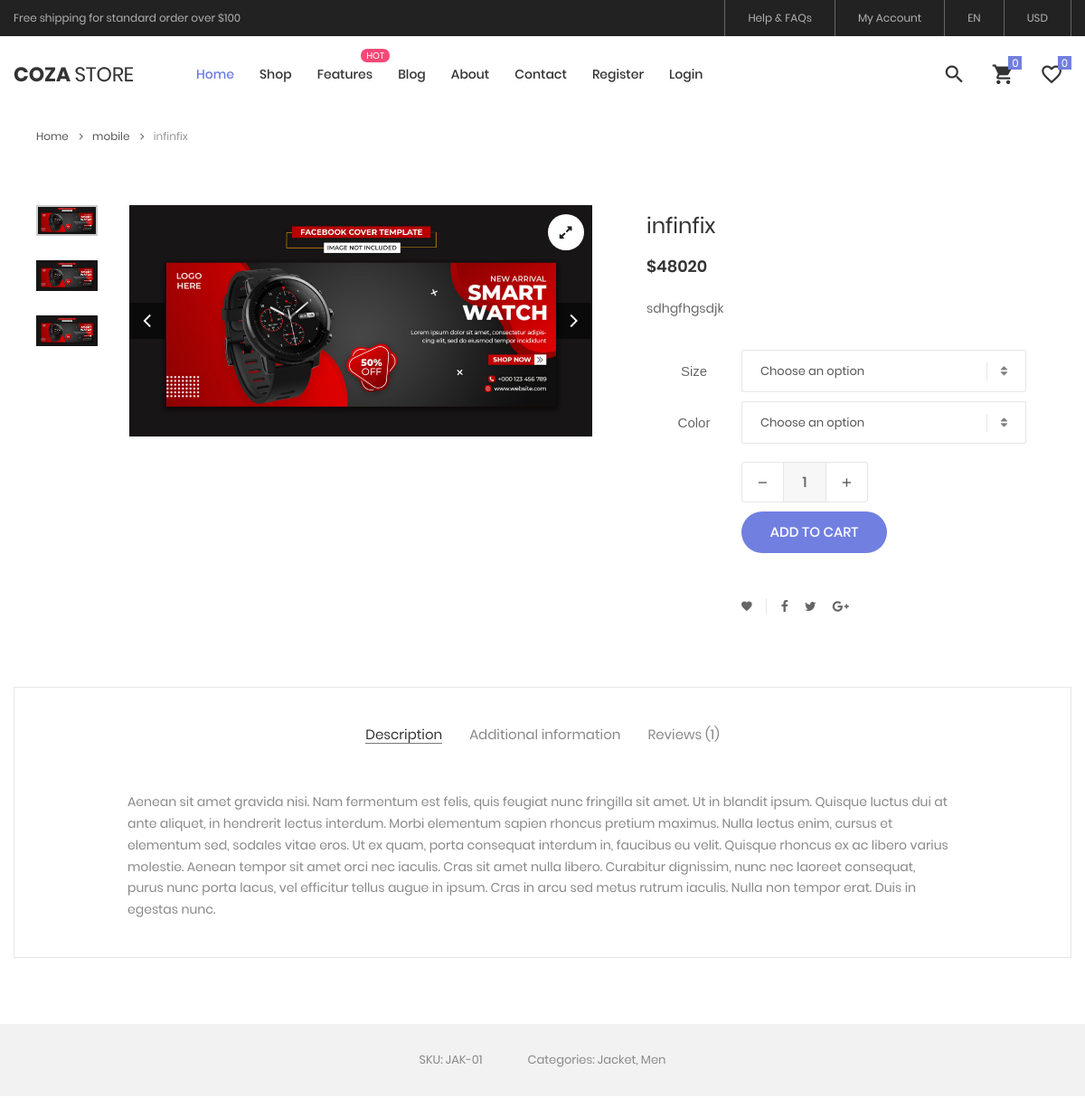
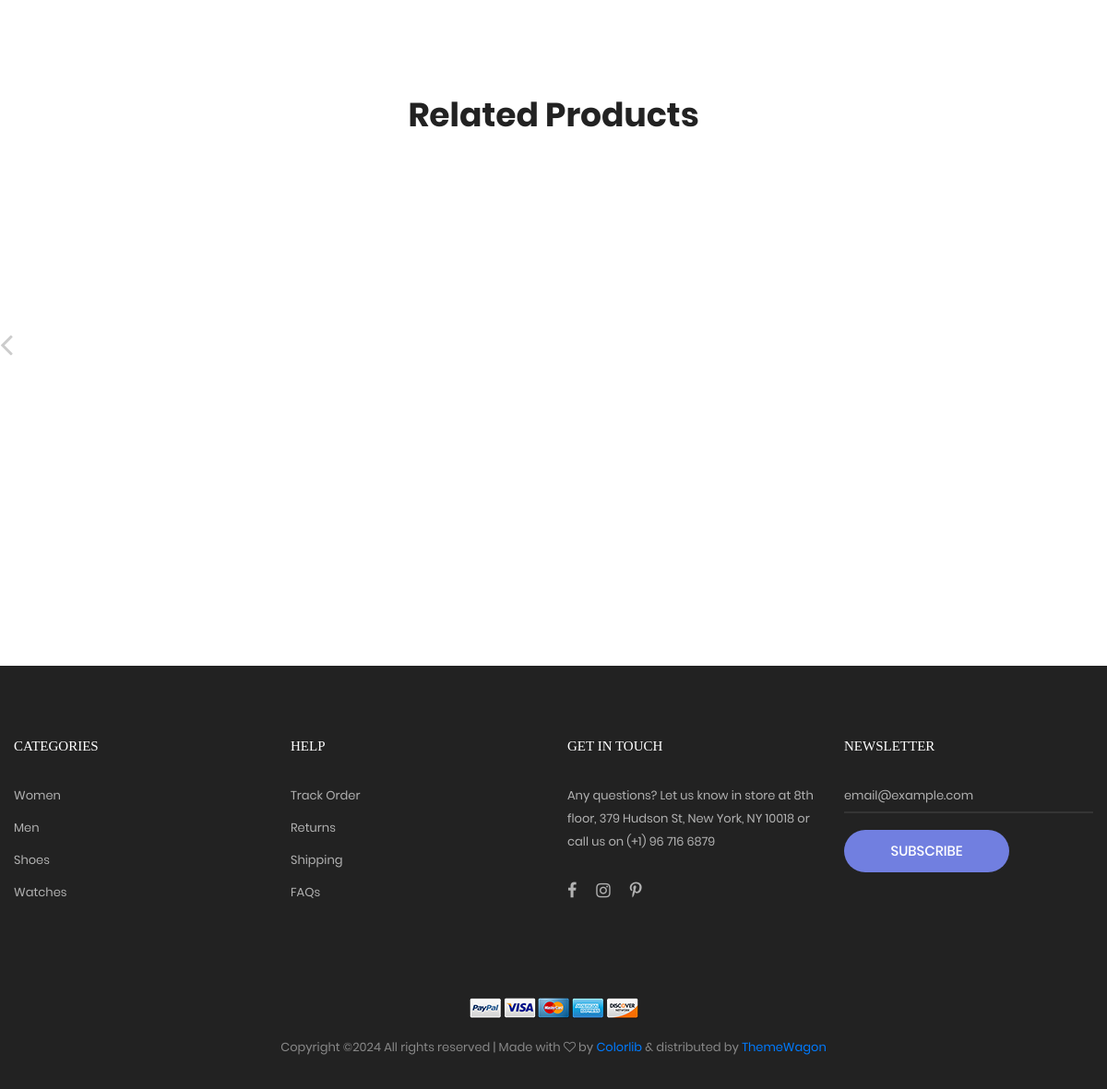
/product-detail.php?proId=3, run on the app's committed database (2 pictures, top to bottom).
### tables this page shows
CREATE TABLE `products` (
  `productId` int(11) NOT NULL,
  `productName` varchar(20) NOT NULL,
  `productPrice` int(11) NOT NULL,
  `productQuantity` int(11) NOT NULL,
  `productDescription` varchar(100) NOT NULL,
  `productCatId` int(11) NOT NULL,
  `productImage` varchar(200) NOT NULL
);

CREATE TABLE `categories` (
  `catId` int(11) NOT NULL,
  `catName` varchar(20) NOT NULL,
  `catImage` varchar(50) NOT NULL
);

### model/query.php (called while the page is built, shortened)
<?php
$proImageAddress = 'dashmin/img/products/';
?>

### product-detail.php (the view, shortened to what this page needs)
<?php
include("components/header.php");
if(isset($_GET['proId'])){
	$proId = $_GET['proId'];
	$query = $pdo ->prepare("SELECT `products`.*, `categories`.`catName`
FROM `products`
	inner JOIN `categories` ON `products`.`productCatId` = `categories`.`catId` where productId =:pid");
	$query->bindParam("pid",$proId);
	$query->execute();
	$detail = $query->fetch(PDO::FETCH_ASSOC);
}
?>
	<div class="container">
		<div class="bread-crumb flex-w p-l-25 p-r-15 p-t-100 p-lr-0-lg">
			<a href="index.html" class="stext-109 cl8 hov-cl1 trans-04">
				Home
				<i class="fa fa-angle-right m-l-9 m-r-10" aria-hidden="true"></i>
			</a>
			<a href="product.php?catId=<?php echo $detail['productCatId']?>" class="stext-109 cl8 hov-cl1 trans-04">
				<?php echo $detail['catName']?>
				<i class="fa fa-angle-right m-l-9 m-r-10" aria-hidden="true"></i>
			</a>
			<span class="stext-109 cl4">
			<?php echo $detail['productName']?>
			</span>
		</div>
	</div>
	<section class="sec-product-detail bg0 p-t-65 p-b-60">
		<div class="container">
			<div class="row">
				<div class="col-md-6 col-lg-7 p-b-30">
					<div class="p-l-25 p-r-30 p-lr-0-lg">
						<div class="wrap-slick3 flex-sb flex-w">
							<div class="wrap-slick3-dots"></div>
							<div class="slick3 gallery-lb">
								<div class="item-slick3" data-thumb="<?php echo $proImageAddress.$detail['productImage']?>">
									<div class="wrap-pic-w pos-relative">
										<img src="<?php echo $proImageAddress.$detail['productImage']?>" alt="IMG-PRODUCT">
										<a class="flex-c-m size-108 how-pos1 bor0 fs-16 cl10 bg0 hov-btn3 trans-04" href="<?php echo $proImageAddress.$detail['productImage']?>">
											<i class="fa fa-expand"></i>
										</a>
									</div>
								</div>
							</div>
						</div>
					</div>
				</div>
				<div class="col-md-6 col-lg-5 p-b-30">
					<div class="p-r-50 p-t-5 p-lr-0-lg">
						<h4 class="mtext-105 cl2 js-name-detail p-b-14">
						<?php echo $detail['productName']?>
						</h4>
						<span class="mtext-106 cl2">
							$<?php echo $detail['productPrice']?>
						</span>
						<p class="stext-102 cl3 p-t-23">
						<?php echo $detail['productDescription']?>
						</p>
						<div class="p-t-33">
							<div class="flex-w flex-r-m p-b-10">
								<div class="size-203 flex-c-m respon6">
									Size
								</div>
								<div class="size-204 respon6-next">
									<div class="rs1-select2 bor8 bg0">
									</div>
								</div>
							</div>
							<div class="flex-w flex-r-m p-b-10">
								<div class="size-203 flex-c-m respon6">
									Color
								</div>
								<div class="size-204 respon6-next">
									<div class="rs1-select2 bor8 bg0">
									</div>
								</div>
							</div>
							<form method="post">
							<div class="flex-w flex-r-m p-b-10">
								<div class="size-204 flex-w flex-m respon6-next">
									<div class="wrap-num-product flex-w m-r-20 m-tb-10">
										<div class="btn-num-product-down cl8 hov-btn3 trans-04 flex-c-m">
											<i class="fs-16 zmdi zmdi-minus"></i>
										</div>
										<input class="mtext-104 cl3 txt-center num-product" type="number" name="pQuantity" value="1">
										<div  class="btn-num-product-up cl8 hov-btn3 trans-04 flex-c-m">
											<i class="fs-16 zmdi zmdi-plus"></i>
										</div>
									</div>
									<button type="submit" name="addToCart" class="flex-c-m stext-101 cl0 size-101 bg1 bor1 hov-btn1 p-lr-15">
										Add to cart
									</button>
								</div>
							</div>
							</form>
						</div>
						<div class="flex-w flex-m p-l-100 p-t-40 respon7">
							<div class="flex-m bor9 p-r-10 m-r-11">
								<a href="#" class="fs-14 cl3 hov-cl1 trans-04 lh-10 p-lr-5 p-tb-2 js-addwish-detail tooltip100" data-tooltip="Add to Wishlist">
									<i class="zmdi zmdi-favorite"></i>
								</a>
							</div>
							<a href="#" class="fs-14 cl3 hov-cl1 trans-04 lh-10 p-lr-5 p-tb-2 m-r-8 tooltip100" data-tooltip="Facebook">
								<i class="fa fa-facebook"></i>
							</a>
							<a href="#" class="fs-14 cl3 hov-cl1 trans-04 lh-10 p-lr-5 p-tb-2 m-r-8 tooltip100" data-tooltip="Twitter">
								<i class="fa fa-twitter"></i>
							</a>
							<a href="#" class="fs-14 cl3 hov-cl1 trans-04 lh-10 p-lr-5 p-tb-2 m-r-8 tooltip100" data-tooltip="Google Plus">
								<i class="fa fa-google-plus"></i>
							</a>
						</div>
					</div>
				</div>
			</div>
			<div class="bor10 m-t-50 p-t-43 p-b-40">
				<div class="tab01">
					<ul class="nav nav-tabs" role="tablist">
						<li class="nav-item p-b-10">
							<a class="nav-link active" data-toggle="tab" href="#description" role="tab">Description</a>
						</li>
						<li class="nav-item p-b-10">
							<a class="nav-link" data-toggle="tab" href="#information" role="tab">Additional information</a>
						</li>
						<li class="nav-item p-b-10">
							<a class="nav-link" data-toggle="tab" href="#reviews" role="tab">Reviews (1)</a>
						</li>
					</ul>
					<div class="tab-content p-t-43">
						<div class="tab-pane fade show active" id="description" role="tabpanel">
							<div class="how-pos2 p-lr-15-md">
								<p class="stext-102 cl6">
									Aenean sit amet gravida nisi. Nam fermentum est felis, quis feugiat nunc fringilla sit amet. Ut in blandit ipsum. Quisque luctus dui at ante aliquet, in hendrerit lectus interdum. Morbi elementum sapien rhoncus pretium maximus. Nulla lectus enim, cursus et elementum sed, sodales vitae eros. Ut ex quam, porta consequat interdum in, faucibus eu velit. Quisque rhoncus ex ac libero varius molestie. Aenean tempor sit amet orci nec iaculis. Cras sit amet nulla libero. Curabitur dignissim, nunc nec laoreet consequat, purus nunc porta lacus, vel efficitur tellus augue in ipsum. Cras in arcu sed metus rutrum iaculis. Nulla non tempor erat. Duis in egestas nunc.
								</p>
							</div>
						</div>
					</div>
				</div>
			</div>
		</div>
		<div class="bg6 flex-c-m flex-w size-302 m-t-73 p-tb-15">
			<span class="stext-107 cl6 p-lr-25">
				SKU: JAK-01
			</span>
			<span class="stext-107 cl6 p-lr-25">
				Categories: Jacket, Men
			</span>
		</div>
	</section>
	<section class="sec-relate-product bg0 p-t-45 p-b-105">
		<div class="container">
			<div class="p-b-45">
				<h3 class="ltext-106 cl5 txt-center">
					Related Products
				</h3>
			</div>
			<div class="wrap-slick2">
				<div class="slick2">
					<div class="item-slick2 p-l-15 p-r-15 p-t-15 p-b-15">
						<div class="block2">
							<div class="block2-pic hov-img0">
								<img src="images/product-01.jpg" alt="IMG-PRODUCT">
							</div>
							<div class="block2-txt flex-w flex-t p-t-14">
								<div class="block2-txt-child1 flex-col-l ">
									<a href="product-detail.html" class="stext-104 cl4 hov-cl1 trans-04 js-name-b2 p-b-6">
									</a>
									<span class="stext-105 cl3">
									</span>
								</div>
								<div class="block2-txt-child2 flex-r p-t-3">
									<a href="#" class="btn-addwish-b2 dis-block pos-relative js-addwish-b2">
										<img class="icon-heart1 dis-block trans-04" src="images/icons/icon-heart-01.png" alt="ICON">
									</a>
								</div>
							</div>
						</div>
					</div>
					<div class="item-slick2 p-l-15 p-r-15 p-t-15 p-b-15">
						<div class="block2">
							<div class="block2-pic hov-img0">
								<img src="images/product-02.jpg" alt="IMG-PRODUCT">
							</div>
							<div class="block2-txt flex-w flex-t p-t-14">
								<div class="block2-txt-child1 flex-col-l ">
									<a href="product-detail.html" class="stext-104 cl4 hov-cl1 trans-04 js-name-b2 p-b-6">
									</a>
									<span class="stext-105 cl3">
									</span>
								</div>
								<div class="block2-txt-child2 flex-r p-t-3">
									<a href="#" class="btn-addwish-b2 dis-block pos-relative js-addwish-b2">
										<img class="icon-heart1 dis-block trans-04" src="images/icons/icon-heart-01.png" alt="ICON">
									</a>
								</div>
							</div>
						</div>
					</div>
					<div class="item-slick2 p-l-15 p-r-15 p-t-15 p-b-15">
						<div class="block2">
							<div class="block2-pic hov-img0">
								<img src="images/product-03.jpg" alt="IMG-PRODUCT">
							</div>
							<div class="block2-txt flex-w flex-t p-t-14">
								<div class="block2-txt-child1 flex-col-l ">
									<a href="product-detail.html" class="stext-104 cl4 hov-cl1 trans-04 js-name-b2 p-b-6">
									</a>
									<span class="stext-105 cl3">
									</span>
								</div>
								<div class="block2-txt-child2 flex-r p-t-3">
									<a href="#" class="btn-addwish-b2 dis-block pos-relative js-addwish-b2">
										<img class="icon-heart1 dis-block trans-04" src="images/icons/icon-heart-01.png" alt="ICON">
									</a>
								</div>
							</div>
						</div>
					</div>
					<div class="item-slick2 p-l-15 p-r-15 p-t-15 p-b-15">
						<div class="block2">
							<div class="block2-pic hov-img0">
								<img src="images/product-04.jpg" alt="IMG-PRODUCT">
							</div>
							<div class="block2-txt flex-w flex-t p-t-14">
								<div class="block2-txt-child1 flex-col-l ">
									<a href="product-detail.html" class="stext-104 cl4 hov-cl1 trans-04 js-name-b2 p-b-6">
									</a>
									<span class="stext-105 cl3">
									</span>
								</div>
								<div class="block2-txt-child2 flex-r p-t-3">
									<a href="#" class="btn-addwish-b2 dis-block pos-relative js-addwish-b2">
										<img class="icon-heart1 dis-block trans-04" src="images/icons/icon-heart-01.png" alt="ICON">
									</a>
								</div>
							</div>
						</div>
					</div>
				</div>
			</div>
		</div>
	</section>
	<?php
include("components/footer.php");
?>

### css/main.css (style rules this page uses)
.container { max-width: 1380px; }
@media (max-width: 1600px) { .container { max-width: 1200px; } }
.slick-slide { outline: none !important; }
.wrap-slick2 { position: relative; margin-right: -15px; margin-left: -15px; }
.wrap-slick3 { position: relative; }
.wrap-slick3-dots { width: 11.111111%; }
.slick3 { width: 83.333333%; }
.tab01 .nav-tabs { display: -webkit-box; display: -webkit-flex; display: -moz-box; display: -ms-flexbox; display: flex; flex-wrap: wrap; justify-content: center; align-items: center; border: none; }
.tab01 .nav-tabs .nav-item { margin: 0px 15px; }
.tab01 .nav-link { font-family: Poppins-Regular; font-size: 15px; color: #888; line-height: 1.2; padding: 0; border-radius: 0px; border: none; border-bottom: 1px solid transparent; -webkit-transition: all 0.4s; -o-transition: all 0.4s; -moz-transition: all 0.4s; transition: all 0.4s; }
.tab01 .nav-link.active { color: #333; border-color: #797979; }
.wrap-num-product { width: 140px; height: 45px; border: 1px solid #e6e6e6; border-radius: 3px; overflow: hidden; }
.btn-num-product-up, .btn-num-product-down { width: 45px; height: 100%; cursor: pointer; }
.num-product { width: calc(100% - 90px); height: 100%; border-left: 1px solid #e6e6e6; border-right: 1px solid #e6e6e6; background-color: #f7f7f7; }
input.num-product { -moz-appearance: textfield; appearance: none; -webkit-appearance: none; }
.tooltip100 { position: relative; }
.tooltip100::after { content: attr(data-tooltip); font-family: Poppins-Regular; font-size: 12px; color: #888; line-height: 18px; white-space: nowrap; display: block; position: absolute; background: #fff; border: 1px solid #ccc; height: 20px; padding: 0px 8px; top: -35px; left: 50%; -webkit-transform: translateX(-50%); -moz-transform: translateX(-50%); -ms-transform: translateX(-50%); -o-transform: translateX(-50%); transform: translateX(-50%); box-shadow: 0 3px 6px 0px rgba(0,0,0,0.18); -moz-box-shadow: 0 3px 6px 0px rgba(0,0,0,0.18); -webkit-box-shadow: 0 3px 6px 0px rgba(0,0,0,0.18); -o-box-shadow: 0 3px 6px 0px rgba(0,0,0,0.18); -ms-box-shadow: 0 3px 6px 0px rgba(0,0,0,0.18); -webkit-transition: all 0.2s; -o-transition: all 0.2s; -moz-transition: all 0.2s; transition: all 0.2s; visibility: hidden; opacity: 0; }
.block2-pic { position: relative; }
.block2-txt-child1 { width: calc(100% - 30px); }
.block2-txt-child2 { width: 30px; }
.cl0 { color: #fff; }
.cl2 { color: #333; }
.cl3 { color: #666; }
.cl4 { color: #999; }
.cl5 { color: #222; }
.cl6 { color: #888; }
.cl8 { color: #555; }
.cl10 { color: #1d1d1d; }
.stext-101 { font-family: Poppins-Medium; font-size: 15px; line-height: 1.466667; text-transform: uppercase; }
.stext-102 { font-family: Poppins-Regular; font-size: 14px; line-height: 1.7; }
.stext-104 { font-family: Poppins-Regular; font-size: 14px; line-height: 1.466667; }
.stext-105 { font-family: Poppins-Regular; font-size: 14px; line-height: 1.466667; letter-spacing: 1px; }
.stext-107 { font-family: Poppins-Regular; font-size: 13px; line-height: 1.923; }
.stext-109 { font-family: Poppins-Regular; font-size: 12px; line-height: 1.833333; }
.mtext-104 { font-family: Poppins-Medium; font-size: 16px; line-height: 1.6; }
.mtext-105 { font-family: Poppins-Regular; font-size: 24px; line-height: 1.5; }
.mtext-106 { font-family: Poppins-SemiBold; font-size: 18px; line-height: 1.388888; }
.ltext-106 { font-family: Poppins-Bold; font-size: 36px; line-height: 1.2; }
.size-101 { min-width: 161px; height: 46px; }
.size-108 { width: 40px; height: 40px; }
.size-203 { width: 105px; }
.size-204 { width: calc(100% - 105px); }
.size-302 { min-height: 80px; }
.bg0 { background-color: #fff; }
.bg1 { background-color: #717fe0; }
.bg6 { background-color: #f2f2f2; }
.bor0 { border-radius: 50%; }
.bor1 { border-radius: 23px; }
.bor8 { border: 1px solid #e6e6e6; border-radius: 2px; }
.bor9 { border-right: 1px solid #e6e6e6; }
.bor10 { border: 1px solid #e6e6e6; }
.how-pos1 { position: absolute; top: 10px; right: 10px; }
.how-pos2 { padding-left: 10.7%; padding-right: 11%; }
.hov-img0 { display: block; overflow: hidden; }
.hov-img0 img { width: 100%; -webkit-transition: transform 0.9s ease; -o-transition: transform 0.9s ease; -moz-transition: transform 0.9s ease; transition: transform 0.9s ease; }

### data on the page
products: productCatId.catName "mobile", productName "infinfix", productImage (picture), productPrice "48020", productDescription "sdhgfhgsdjk"
